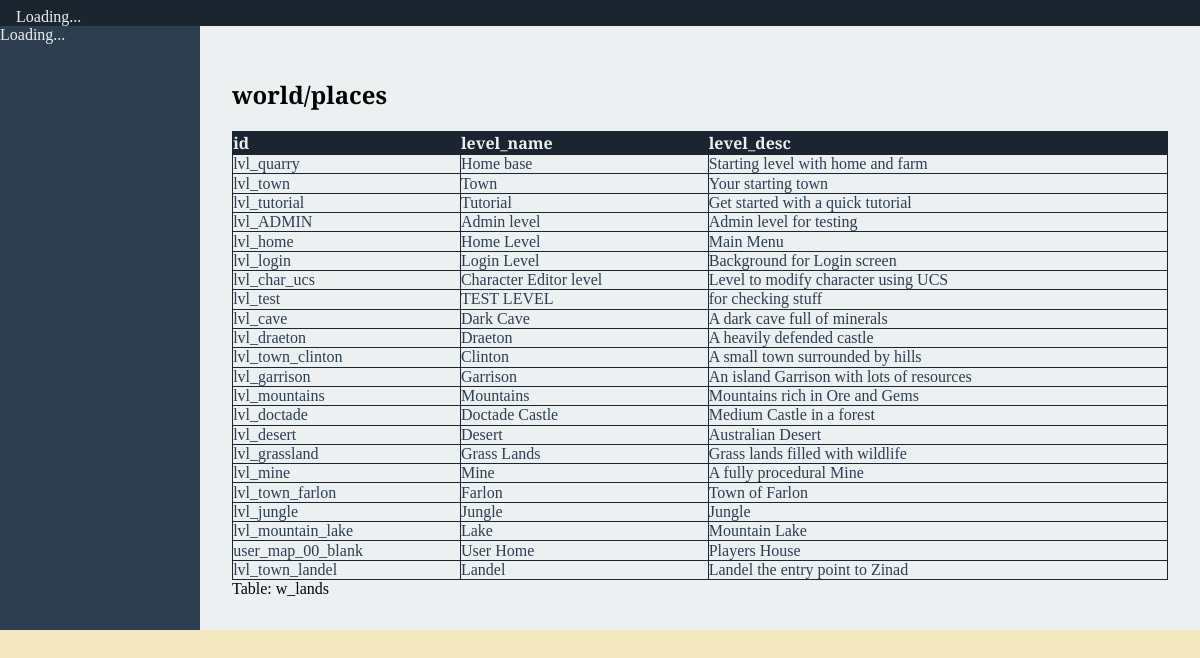
/table/w_lands, run on the app's committed database.
### tables this page shows
CREATE TABLE "App_menu" (
"index" INTEGER,
  "menu" TEXT,
  "submenu" TEXT,
  "table_name" TEXT,
  "col_list_view" TEXT
);

CREATE TABLE "w_lands" (
"index" INTEGER,
  "id" TEXT,
  "level_filename" TEXT,
  "full_filename" TEXT,
  "level_name" TEXT,
  "level_desc" TEXT,
  "image_med" TEXT,
  "image_icon" TEXT,
  "is_playable" INTEGER,
  "is_home" INTEGER,
  "is_locked" INTEGER,
  "biome" TEXT
);

### app/app_web.py (the view)
@app.route('/table/<v_table_name>')
def show_table(v_table_name):
    submenu = request.args.get('submenu', '')
    conn = get_db_connection()
    sql_meta = "SELECT menu,submenu,table_name,col_list_view FROM App_menu WHERE table_name = '" + v_table_name + "'"
    res = mod_sql.get_data(conn, sql_meta, [])[0]   # only fetching 1 row
    row_view_cols = res[3]
    cols_to_show = row_view_cols.split(",")
    cursor = conn.execute(f"SELECT {row_view_cols} FROM {v_table_name};")
    rows = cursor.fetchall()
    columns = [description[0] for description in cursor.description]
    if row_view_cols == '*':
        cols_to_render = columns
    else:
        cols_to_render = cols_to_show
    conn.close()
    return render_template('table_contents.html',
                           v_table_name=v_table_name,
                           v_menu=res[0],
                           v_submenu=res[1],
                           columns=cols_to_render,
                           current_menu='data',
                           rows=rows,
                           submenu=submenu)

### app/app_web.py (called while the page is built)
def get_db_connection():
    conn = sqlite3.connect(db_file)
    conn.row_factory = sqlite3.Row
    return conn

### app/if_sqllite.py (called while the page is built)
def get_data(conn, sql, param):
    try:
        c = conn.cursor()
        c.execute(sql, param)
        rows = c.fetchall()
        return rows
    except Exception as e:
        lg(conn, LOG_ERROR, 'Error getting data ' + str(e))

### app/templates/table_contents.html
{% extends "base.html" %}
{% block content %}
<h2>{{ v_menu }}/{{ v_submenu }} </h2>
<table border="1">
    <thead>
        <tr>
            {% for column in columns[0:] %}
                <th>{{ column }}</th>
            {% endfor %}
        </tr>
    </thead>
    <tbody>
        {% for row in rows %}
            <tr>
                {% for column in columns[0:] %}
                <td>
<a href="/row/{{ v_table_name }}/{{ row['id'] }}">
		    {{ row[column] }}</a>
		</td>
                {% endfor %}
            </tr>
        {% endfor %}
    </tbody>
</table>
<div>Table: {{ v_table_name }}</div>
{% endblock %}

### app/static/style.css (style rules this page uses)
:root { --dark-color: #2c3e50; --darker-color: #1a252f; --light-color: #ecf0f1; --highlight-color: #bdc3c7; --body-bg-color: #f4e8c1; }
body { font-family: 'EB Garamond', serif; background-color: var(--body-bg-color); margin: 0; display: flex; flex-direction: column; }
a { text-decoration: none; color: var(--light-color); }
table { width: 100%; border-collapse: collapse; }
th, td { border: 1px solid var(--darker-color); padding: 0.01em; text-align: left; }
th { background-color: var(--darker-color); color: var(--light-color); }
td a { color: var(--dark-color); }

### data on the page
App_menu: menu "world", submenu "places", table_name "w_lands"
w_lands: id "lvl_quarry" "Home base" "Starting level with home and farm"
w_lands: id "lvl_town" "Town" "Your starting town"
w_lands: id "lvl_tutorial" "Tutorial" "Get started with a quick tutorial"
w_lands: id "lvl_ADMIN" "Admin level" "Admin level for testing"
w_lands: id "lvl_home" "Home Level" "Main Menu"
w_lands: id "lvl_login" "Login Level" "Background for Login screen"
w_lands: id "lvl_char_ucs" "Character Editor level" "Level to modify character using UCS"
w_lands: id "lvl_test" "TEST LEVEL" "for checking stuff"
w_lands: id "lvl_cave" "Dark Cave" "A dark cave full of minerals"
w_lands: id "lvl_draeton" "Draeton" "A heavily defended castle"
w_lands: id "lvl_town_clinton" "Clinton" "A small town surrounded by hills"
w_lands: id "lvl_garrison" "Garrison" "An island Garrison with lots of resources"
w_lands: id "lvl_mountains" "Mountains" "Mountains rich in Ore and Gems"
w_lands: id "lvl_doctade" "Doctade Castle" "Medium Castle in a forest"
w_lands: id "lvl_desert" "Desert" "Australian Desert"
w_lands: id "lvl_grassland" "Grass Lands" "Grass lands filled with wildlife"
w_lands: id "lvl_mine" "Mine" "A fully procedural Mine"
w_lands: id "lvl_town_farlon" "Farlon" "Town of Farlon"
w_lands: id "lvl_jungle" "Jungle" "Jungle"
w_lands: id "lvl_mountain_lake" "Lake" "Mountain Lake"
w_lands: id "user_map_00_blank" "User Home" "Players House"
w_lands: id "lvl_town_landel" "Landel" "Landel the entry point to Zinad"

### other printed values
{{ column }} "id" "level_name" "level_desc"
